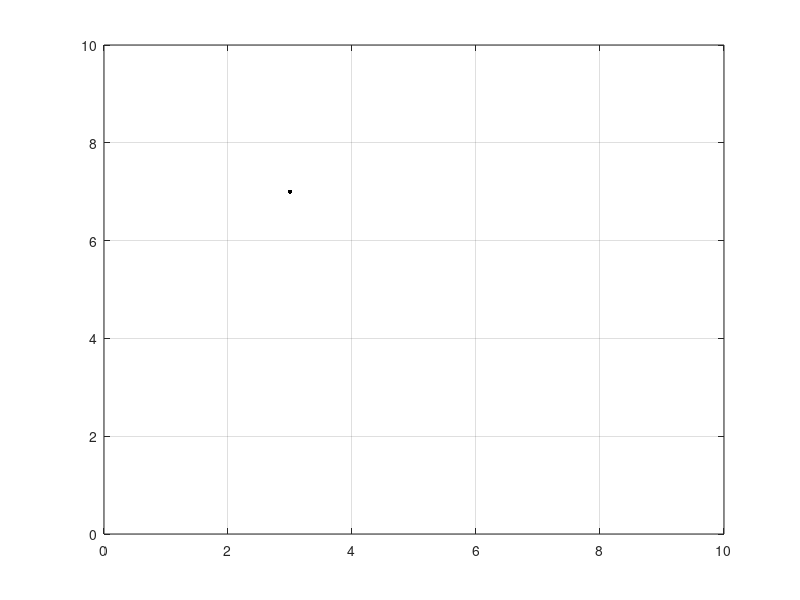

Source code (MATLAB): (Note: this script raises an error after producing the figure.)
%%%%%%%%%%%%%%%%%%%%%%%%%%%%%%%%%%%%%%%%%%%%%%%%%%%%%%%%%%%%%%%%%
% Initializing a molecular dynamics Simulation                  %
%                                                               %
% by Zoe Cras                                                   %
%                                                               %
% 15/2/2016                                                     %
%                                                               %           
% Example 9.1 Computational Physics, 2nd Edition, N, K Giordano %
%                                                               %
%%%%%%%%%%%%%%%%%%%%%%%%%%%%%%%%%%%%%%%%%%%%%%%%%%%%%%%%%%%%%%%%%

% Initialise N 
N = 1:4;
% Initialise L 
 
% Set initial positions and velocities of the particles:
%deltaR  = 
% Max velecity is 2 points
v0 = 2;
rnd = rand(1);%set rnd between 0 and 1

% Start for loop to go through the particles

for i = 1:length(N)
    % set the inital start of the particles
    
     % if n is 0
    if i == 1         
         % set the axis at (4,7)
         x = 3;
         y = 7;
         
    % if N is 2                   
    elseif i == 2         
         % set the axis at (8,7)
         x = 7;
         y = 7;

        
    % if N is 3                   
    elseif i == 3
         % set the axis at (4,4)
         x = 7;
         y = 3;
  
           
    % if N is 4                   
    elseif i == 4
         % set the axis at (4,8)
         x = 3;
         y = 3;
    
    
    
    
    
    %set deltaR
    deltaR = 2;
    
   
    
    
    
    %end if/else statement
    end
    
    %plot particles in black with a dot, size 10
    plot(x,y, 'k.', 'MarkerSize', 10);
    %turn grid on
    grid on;
    %set the axis - change this later
    axis([0 10 0 10]);
    % hold the points
    hold on
    
    %set current values for x and y
    %set currentx
    currentx = x + 2.*(rnd - 0.5).*deltaR
    
    %set currenty
    currenty = y + 2.*(rnd - 0.5).*deltaR
    
    x = currentx;
    y = currenty;
    
    
    
    
end
    
    



    
    
    